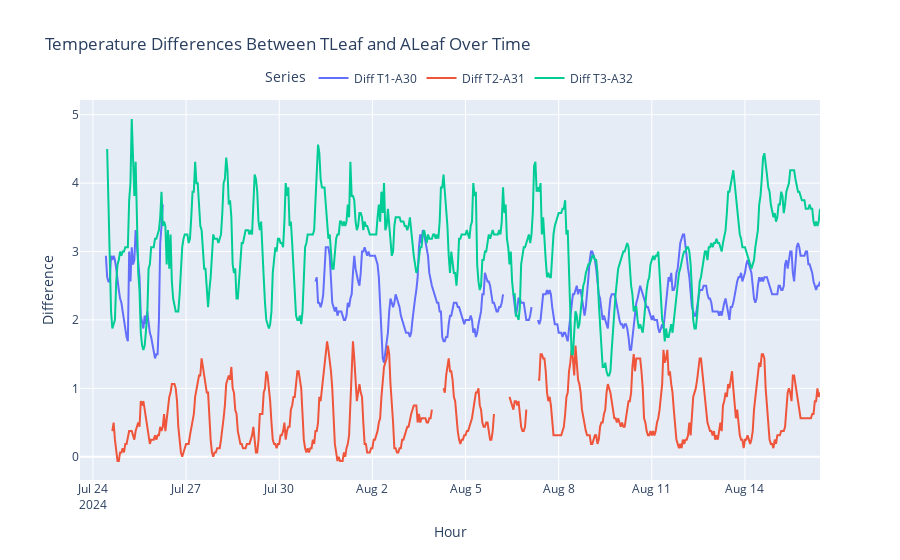

Write notebook code for a chart like this one.
### Code cell
import plotly.graph_objects as go

# Create traces for the differences
trace_diff_1 = go.Scatter(
    x=df['hour'],
    y=df['diff_T1_A30'],
    mode='lines',
    name='Diff T1-A30'
)

trace_diff_2 = go.Scatter(
    x=df['hour'],
    y=df['diff_T2_A31'],
    mode='lines',
    name='Diff T2-A31'
)

trace_diff_3 = go.Scatter(
    x=df['hour'],
    y=df['diff_T3_A32'],
    mode='lines',
    name='Diff T3-A32'
)

# Create a figure and add traces
fig = go.Figure()

fig.add_trace(trace_diff_1)
fig.add_trace(trace_diff_2)
fig.add_trace(trace_diff_3)

# Update the layout with titles and legend positioning
fig.update_layout(
    title='Temperature Differences Between TLeaf and ALeaf Over Time',
    xaxis_title='Hour',
    yaxis_title='Difference',
    legend_title='Series',
    legend=dict(
        orientation="h",
        yanchor="bottom",
        y=1.02,
        xanchor="center",
        x=0.5
    ),
    hovermode="x unified"
)

# Show the figure
fig.show()

### Figure 1 — Plotly figure (JSON) as saved in the notebook; plotly's stock layout.template omitted (floating-point values rounded to 4 significant figures; data arrays with more than 128 entries replaced by an {"elided": "..."} marker saying what was removed)
{"data": [{"mode": "lines", "name": "Diff T1-A30", "type": "scatter", "x": {"elided": "573 str values"}, "y": {"elided": "573 float values"}}, {"mode": "lines", "name": "Diff T2-A31", "type": "scatter", "x": {"elided": "573 str values"}, "y": {"elided": "573 float values"}}, {"mode": "lines", "name": "Diff T3-A32", "type": "scatter", "x": {"elided": "573 str values"}, "y": {"elided": "573 float values"}}], "layout": {"hovermode": "x unified", "legend": {"orientation": "h", "title": {"text": "Series"}, "x": 0.5, "xanchor": "center", "y": 1.02, "yanchor": "bottom"}, "title": {"text": "Temperature Differences Between TLeaf and ALeaf Over Time"}, "xaxis": {"title": {"text": "Hour"}}, "yaxis": {"title": {"text": "Difference"}}}}
